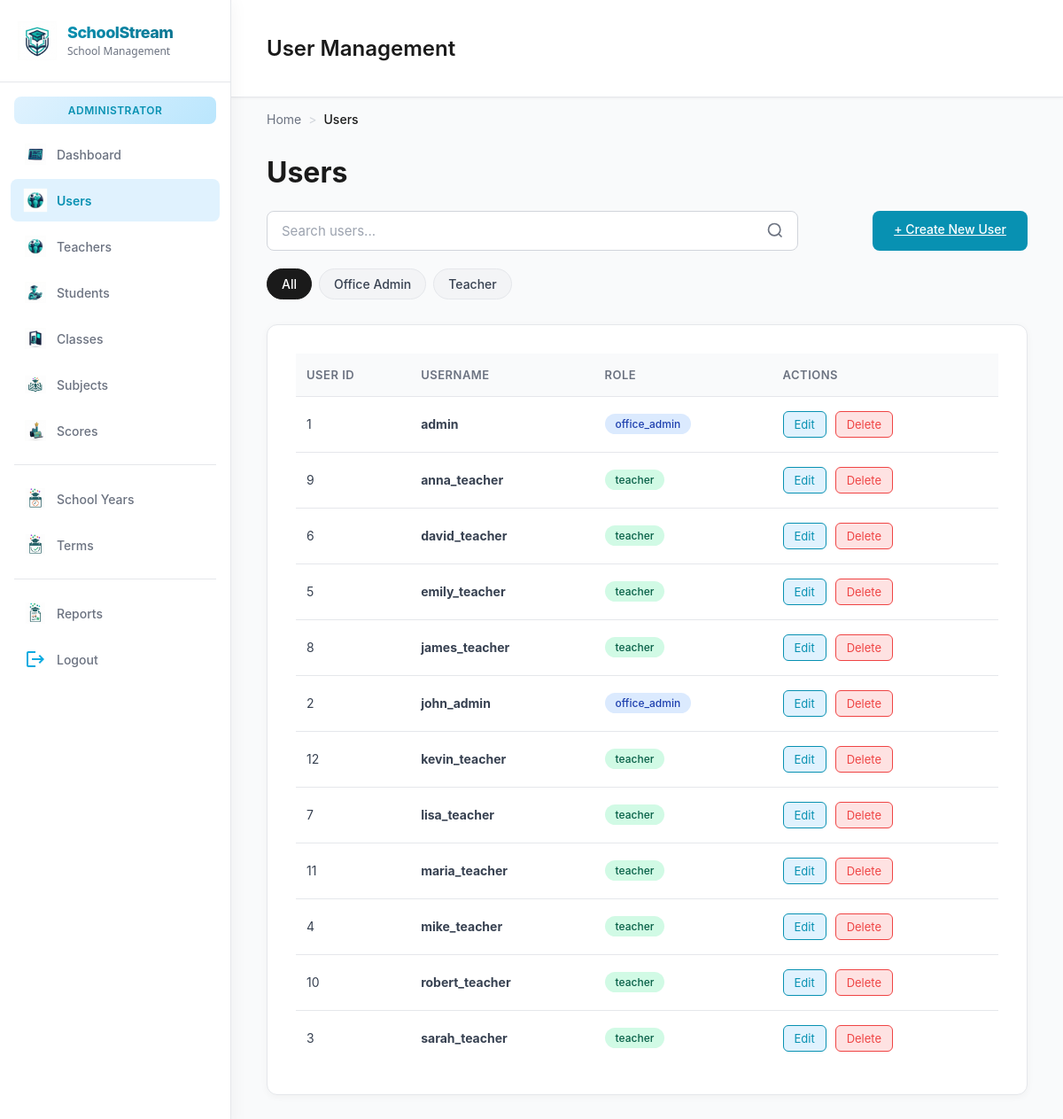
Page /views/users/userManagement.php (signed in) on the committed database.
### tables this page shows
CREATE TABLE IF NOT EXISTS users (
    user_id INT AUTO_INCREMENT PRIMARY KEY,
    username VARCHAR(50) NOT NULL UNIQUE,
    password_hash VARCHAR(255) NOT NULL,
    role_id INT NOT NULL,
    CONSTRAINT fk_users_role
        FOREIGN KEY (role_id) REFERENCES roles(role_id)
        ON DELETE RESTRICT
        ON UPDATE CASCADE
);

CREATE TABLE IF NOT EXISTS roles (
    role_id INT AUTO_INCREMENT PRIMARY KEY,
    role_name VARCHAR(30) NOT NULL UNIQUE
);

### models/Model.php (called while the page is built, shortened)
<?php
abstract class Model {
    protected static $pdo = null;
    protected function getConnection() {
        if (self::$pdo === null) {
            self::$pdo = getDBConnection();
        }
        return self::$pdo;
    }
    protected function query($sql, $params = []) {
        $pdo = $this->getConnection();
        try {
            $stmt = $pdo->prepare($sql);
            $stmt->execute($params);
            return $stmt->fetchAll(PDO::FETCH_ASSOC);
        } catch (PDOException $e) {
            error_log("Model query error: " . $e->getMessage());
            return [];
        }
    }
}

### models/User.php (called while the page is built, shortened)
<?php
require_once __DIR__ . '/Model.php';
class User extends Model {
    public function getAll() {
        $sql = "SELECT u.user_id, u.username, u.role_id, r.role_name
                FROM users u
                JOIN roles r ON u.role_id = r.role_id
                ORDER BY u.username";
        return $this->query($sql);
    }
}

### controllers/UserController.php (called while the page is built, shortened)
<?php
require_once __DIR__ . '/../models/User.php';
class UserController extends BaseController {
    private $userModel;
    public function __construct() {
        $this->userModel = new User();
    }
    public function index() {
        return $this->userModel->getAll();
    }
}

### views/users/userManagement.php (the view, shortened to what this page needs)
<?php
$headerPath = __DIR__ . '/includes/header.php';
if (!file_exists($headerPath)) $headerPath = __DIR__ . '/../../includes/header.php';
$parts = explode('/', trim($_SERVER['SCRIPT_NAME'], '/'));
$projectRoot = (isset($parts[1]) ? '/' . $parts[0] : '');
$extra_head = '<link rel="stylesheet" href="' . $projectRoot . '/public/assets/css/darkManagement.css?v=' . time() . '">';
?>
<?php
require_once __DIR__ . '/../../controllers/UserController.php';
$userController = new UserController();
$users = $userController->index();
?>
<div class="Main-Container">
    <?php require_once dirname($headerPath) . '/sidebar.php'; ?>
        <main class="main-dashboard">
            <div class = "header">
                <h2>User Management</h2></div>
            <nav class="breadcrumb">
                <div class="breadcrumb-item">
                    <a href="<?php echo $projectRoot; ?>/views/dashboard/index.php" class="breadcrumb-link">Home</a>
                </div>
                <div class="breadcrumb-separator">></div>
                <div class="breadcrumb-item">
                    <span class="breadcrumb-current">Users</span>
                </div>
            </nav>
            <h1>Users</h1>
            <section class="search-filter-section">
                <div class="search-bar-container">
                    <div class="search-bar">
                        <input type="text" id="searchInput" placeholder="Search users..." onkeyup="searchUsers()">
                    </div>
                    <a href="user_create.php" class="create-btn" style="margin-left: auto;">
                        + Create New User
                    </a>
                </div>
                <div class="filter-chips-container">
                    <div class="filter-chip active" onclick="filterUsers('all')">All</div>
                    <div class="filter-chip" onclick="filterUsers('office-admin')">Office Admin</div>
                    <div class="filter-chip" onclick="filterUsers('teacher')">Teacher</div>
                </div>
            </section>
            <section class="table-card">
                <?php if (empty($users)): ?>
                    <p style="text-align: center; color: #6b7280; padding: 40px;">No users found.</p>
                <?php else: ?>
                    <table>
                        <thead>
                        <tr>
                            <th>User ID</th>
                            <th>Username</th>
                            <th>Role</th>
                            <th>Actions</th>
                        </tr>
                        </thead>
                        <tbody>
                        <?php foreach ($users as $user): ?>
                            <tr>
                                <td><?php echo e($user['user_id']); ?></td>
                                <td><strong><?php echo e($user['username']); ?></strong></td>
                                <td>
                                    <span class="badge <?php echo ($user['role_name'] === 'office_admin') ? 'badge-info' : 'badge-success'; ?>">
                                        <?php echo e($user['role_name']); ?>
                                    </span>
                                </td>
                                <td>
                                    <a href="user_edit.php?id=<?php echo $user['user_id']; ?>" class="action-btn edit-btn">Edit</a>
                                    <a href="<?php echo $projectRoot; ?>/controllers/UserController.php?action=delete&id=<?php echo $user['user_id']; ?>"
                                       class="action-btn delete-btn"
                                       onclick="return confirm('Are you sure you want to delete this user?');">Delete</a>
                                </td>
                            </tr>
                        <?php endforeach; ?>
                        </tbody>
                    </table>
                <?php endif; ?>
            </section>
        </main>
    </div>
</body>
</html>

### public/assets/css/style.css (style rules this page uses)
input::placeholder { color: rgba(255, 255, 255, 0.6); }

### includes/header.php (style rules this page uses)
body { font-family:Arial,Helvetica,sans-serif;margin:0;padding:0 }

### rows in the picture
users: user_id "1", username "admin", role.role_name "office_admin"
users: user_id "9", username "anna_teacher", role.role_name "teacher"
users: user_id "6", username "david_teacher", role.role_name "teacher"
users: user_id "5", username "emily_teacher", role.role_name "teacher"
users: user_id "8", username "james_teacher", role.role_name "teacher"
users: user_id "2", username "john_admin", role.role_name "office_admin"
users: user_id "12", username "kevin_teacher", role.role_name "teacher"
users: user_id "7", username "lisa_teacher", role.role_name "teacher"
users: user_id "11", username "maria_teacher", role.role_name "teacher"
users: user_id "4", username "mike_teacher", role.role_name "teacher"
users: user_id "10", username "robert_teacher", role.role_name "teacher"
users: user_id "3", username "sarah_teacher", role.role_name "teacher"
